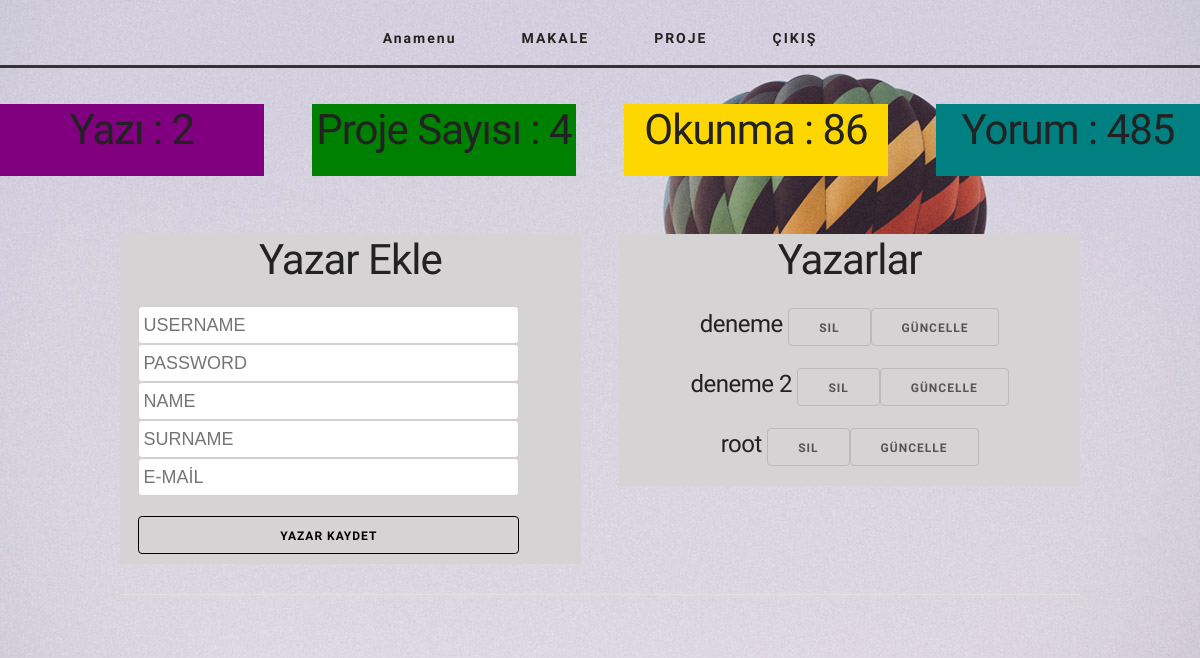
Screenshot of /admin/admin.php (signed in) with the database file from the repository.
### tables this page shows
CREATE TABLE IF NOT EXISTS `writer` (
  `id` int(11) NOT NULL AUTO_INCREMENT,
  `author_user_name` varchar(255) NOT NULL,
  `a_pass` varchar(255) NOT NULL,
  `author_name` varchar(255) NOT NULL,
  `author_surname` varchar(255) NOT NULL,
  `mail` varchar(255) NOT NULL,
  PRIMARY KEY (`id`)
);

### admin/admin.php (the view, shortened to what this page needs)
<link rel="stylesheet" href="../css/styles.css">
    <body style="background-image: url(../img/news-7.jpg)">
            <?php
            $user = $_SESSION['user'];
                    if ($user)
            {           ?><br><br>
                        <section class="nav sub-page">
                                <ul style="background-color: 	transparent;">
                                    <li><a href="admin.php">Anamenu</a></li>
                                    <li><a href="admin.php?selection=makale">MAKALE</a></li>
                                    <li><a href="admin.php?selection=proje">PROJE</a></li>
                                    <li><a href="logout.php">ÇIKIŞ</a></li>
                                </ul>
                        </section>
            <?php
            }else{
                        echo   "<div style='color: whitesmoke'>Giriş Yapmadınız.  ";
                        header("refresh:1;url= index.php");
                        die('2 Saniye Sonra Anasayfaya Gideceksiniz. Bu Süreyi Beklememek İçin
                                     <a href="index.php">Buraya Tıklayınız !</a></div>');
                        header("refresh:1;url= index.php");
            }
            ?>
                                <div class="row" align="center" >
                                    <div class="three columns column" style="background-color:#800080">
                                        <h2>Yazı :
                                            <?php
                                            $query = mysql_query("SELECT COUNT(*) FROM articles");
                                            $say = mysql_fetch_array($query);
                                            $sonuc = $say['0'];
                                            echo $sonuc;
                                            ?>
                                        </h2>
                                    </div>
                                    <div class="three columns column" style="background-color: 	#008000">
                                        <h2>Proje Sayısı :
                                            <?php
                                            $query = mysql_query("SELECT COUNT(*) FROM projects");
                                            $say = mysql_fetch_array($query);
                                            $sonuc = $say['0'];
                                            echo $sonuc;
                                            ?>
                                        </h2>
                                    </div>
                                    <div class="three columns column" style="background-color:#FFD700">
                                        <h2>Okunma : 86</h2>
                                    </div>
                                    <div class="three columns column" style="background-color: #008080">
                                        <h2>Yorum : 485</h2>
                                    </div>
                                </div>
            <br>
                                <section class="container">
                                    <div class="row">
                                        <form action="" method="post" enctype="multipart/form-data">
                                            <div class="twelve columns" align="center">
                                                <div class="six columns" align="center" style="background-color: #D5D3D3;">
                                                    <h2>Yazar Ekle</h2>
                                                    <input  name="author_user_name" class="ten columns" type="text" placeholder="USERNAME">
                                                    <input  name="author_pass" class="ten columns" type="password" placeholder="PASSWORD">
                                                    <input  name="author_name" class="ten columns" type="text" placeholder="NAME">
                                                    <input  name="author_surname" class="ten columns" type="text" placeholder="SURNAME">
                                                    <input  name="author_mail" class="ten columns" type="email" placeholder="E-MAİL">
                                                    <input type="submit" name="author_add"  value="Yazar Kaydet" class="ten columns  btn btn-primary" style="border-color: black;color:black;margin-top:20px;margin-bottom: 10px">
                                                </div>
                                                <div class="six columns column" align="center" style="background-color: #D5D3D3">
                                                        <h2>Yazarlar</h2>
                                                        <?php
                                                            $query = mysql_query("SELECT COUNT(*) FROM writer");
                                                            $say = mysql_fetch_array($query);
                                                            $sonuc = $say['0'] - 1;
                                                            for ($number = 0; $number <= $sonuc; $number++)
                                                            {
                                                                    $num = 1 ;
                                                                    $query = mysql_query("select * from writer order by id ASC limit $number,$num");
                                                                    while ($come = mysql_fetch_assoc($query))
                                                                    {
                                                                        $authors = $come['author_user_name'];
                                                                        echo "<h5>".$authors;
                                                                        echo " <input type='submit' name='delete' value='sil'>";
                                                                        echo "<input type='submit' name='update' value='güncelle'></h5>";
                                                                    }
                                                            }
                                                        ?>
                                                </div>
                                            </div>
                                        </form>
                                    </div>
                                    <hr/>
                                </section>
    </body>

### css/styles.css (style rules this page uses)
.container { position: relative; width: 100%; max-width: 1200px; margin: 0 auto; padding: 0 20px; box-sizing: border-box; }
.column, .columns { width: 100%; float: left; box-sizing: border-box; }
@media (min-width: 400px) { .container { width: 85%; padding: 0; } }
@media (min-width: 550px) { .container { width: 80%; } }
@media (min-width: 550px) { .column, .columns { margin-left: 4%; } }
@media (min-width: 550px) { .column:first-child, .columns:first-child { margin-left: 0; } }
@media (min-width: 550px) { .three.columns { width: 22%; } }
@media (min-width: 550px) { .six.columns { width: 48%; } }
@media (min-width: 550px) { .ten.columns { width: 82.66667%; } }
@media (min-width: 550px) { .twelve.columns { width: 100%; margin-left: 0; } }
body { font-size: 1.8em; line-height: 1.8; font-weight: 400; font-family: "Libre Baskerville", Helvetica, Arial, serif; color: #222; -webkit-font-smoothing: antialiased; }
h1, h2, h3, h4, h5, h6 { margin-top: 0; margin-bottom: 2rem; font-weight: 300; font-family: "Raleway", Helvetica, Arial, sans-serif; }
h2 { font-size: 3.6rem; line-height: 1.25; letter-spacing: -.1rem; }
h5 { font-size: 1.8rem; line-height: 1.5; letter-spacing: -.05rem; }
@media (min-width: 550px) { h2 { font-size: 4.2rem; } }
@media (min-width: 550px) { h5 { font-size: 2.4rem; } }
a { color:#C00C17; -webkit-transition: .5s all; -o-transition: .5s all; -moz-transition: .5s all; transition: .5s all; }
input[type="submit"], input[type="reset"], input[type="button"] { font-family: "Raleway", Helvetica, Arial, sans-serif; display: inline-block; height: 38px; padding: 0 30px; color: #555555; text-align: center; font-family: "Raleway", Helvetica, Arial, sans-serif; font-size: 11px; font-weight: 600; line-height: 38px; letter-spacing: .1rem; text-transform: uppercase; text-decoration: none; white-space: nowrap; background-color: transparent; border-radius: 4px; border: 1px solid #bbb; cursor: pointer; box-sizing: border-box; }
input[type="email"], input[type="number"], input[type="search"], input[type="text"], input[type="tel"], input[type="url"], input[type="password"] { height: 38px; padding:4px; background-color: #fff; border: 1px solid #d1d1d1; border-radius: 4px; box-shadow: none; box-sizing: border-box; }
input[type="email"], input[type="number"], input[type="search"], input[type="text"], input[type="tel"], input[type="url"], input[type="password"] { -webkit-appearance: none; -moz-appearance: none; appearance: none; }
ul { list-style: circle inside; }
ul { padding-left: 0; margin-top: 0; }
li { margin-bottom: 1rem; }
input, textarea, select, fieldset { margin-bottom: 1.5rem; }
pre, blockquote, dl, figure, table, p, ul, ol, form { margin-bottom: 2.5rem; }
hr { margin-top: 3rem; margin-bottom: 3.5rem; border-width: 0; border-top: 1px solid #e1e1e1; }
.container:after, .row:after, .u-cf { content: ""; display: table; clear: both; }
body { margin: 0; }
article, aside, details, figcaption, figure, footer, header, hgroup, main, menu, nav, section, summary { display: block; }
a { background-color: transparent; }
hr { -moz-box-sizing: content-box; box-sizing: content-box; height: 0; }
button, input, optgroup, select, textarea { color: inherit; font: inherit; margin: 0; }
button, html input[type="button"], input[type="reset"], input[type="submit"] { -webkit-appearance: button; cursor: pointer; font-family: "Raleway", Helvetica, Arial, sans-serif; font-size: 12px; font-weight: 600; text-transform: uppercase; }
input { line-height: normal; }
.nav { width: 100%; }
.nav ul { list-style: none; padding: 0px; margin-top: -70px; text-align: center; }
.nav ul li { display: inline-block; margin-bottom: 0; line-height: 6.5rem; }
.nav ul li a { display: block; padding: 0px 7px; text-decoration: none; font-size: 13px; font-weight: 700; letter-spacing: 0; font-family: "Raleway", Helvetica, Arial, sans-serif; color: #222; -webkit-transition: .5s all; -o-transition: .5s all; -moz-transition: .5s all; transition: .5s all; }
.sub-page { padding: 8px 0; border-top:3px solid #333; }
@media (min-width: 400px) { .nav ul li a { padding: 0px 6px; font-size: 13px; letter-spacing: 2px; font-weight: 600; } }
@media (min-width: 750px) { .nav ul li a { padding: 0px 30px; font-size: 14px; letter-spacing: 2px; font-weight: 600; } }

### rows the page displays
writer: author_user_name "deneme"
writer: author_user_name "deneme 2"
writer: author_user_name "root"

### other values shown
$sonuc "2"
$sonuc "4"
